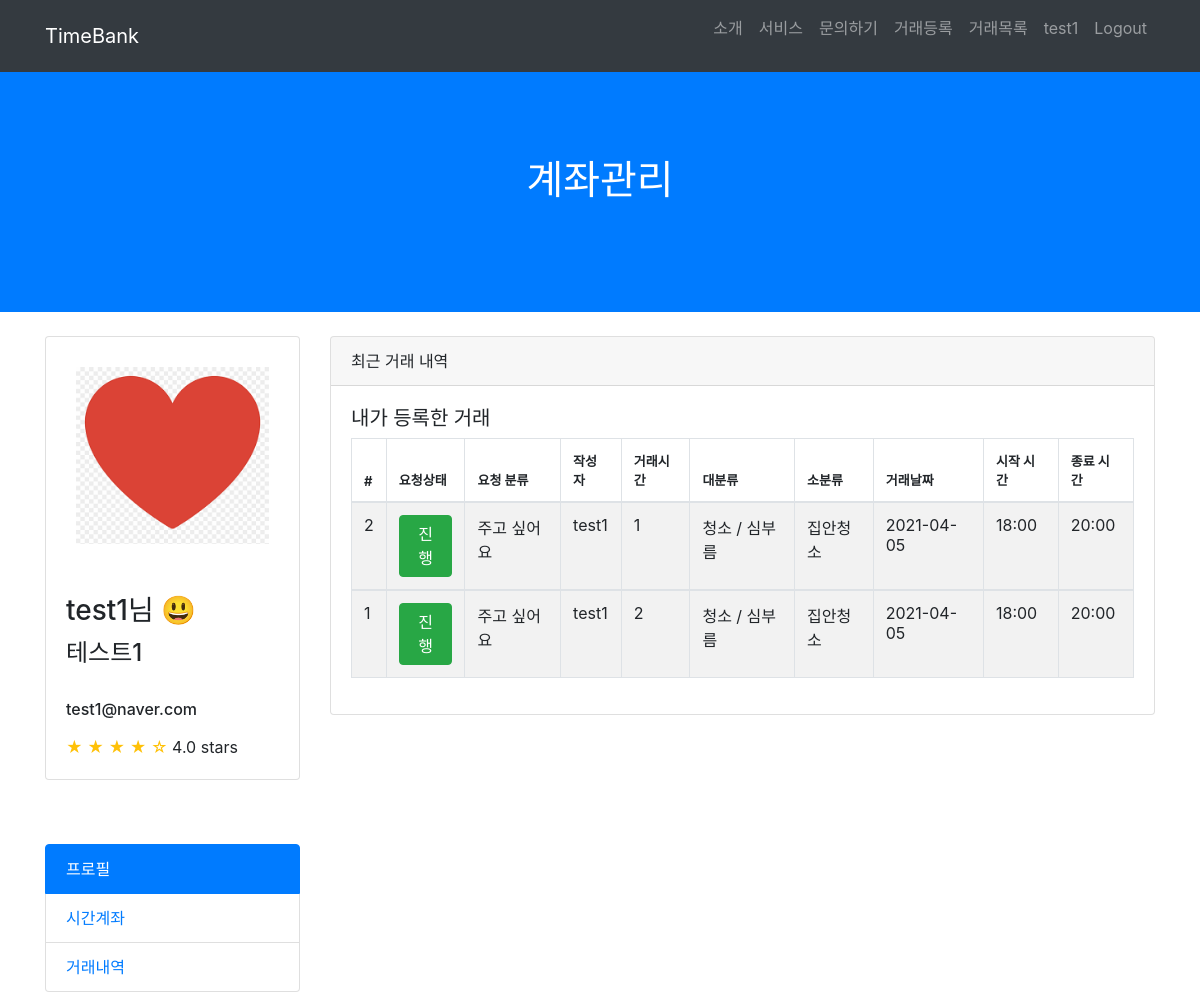
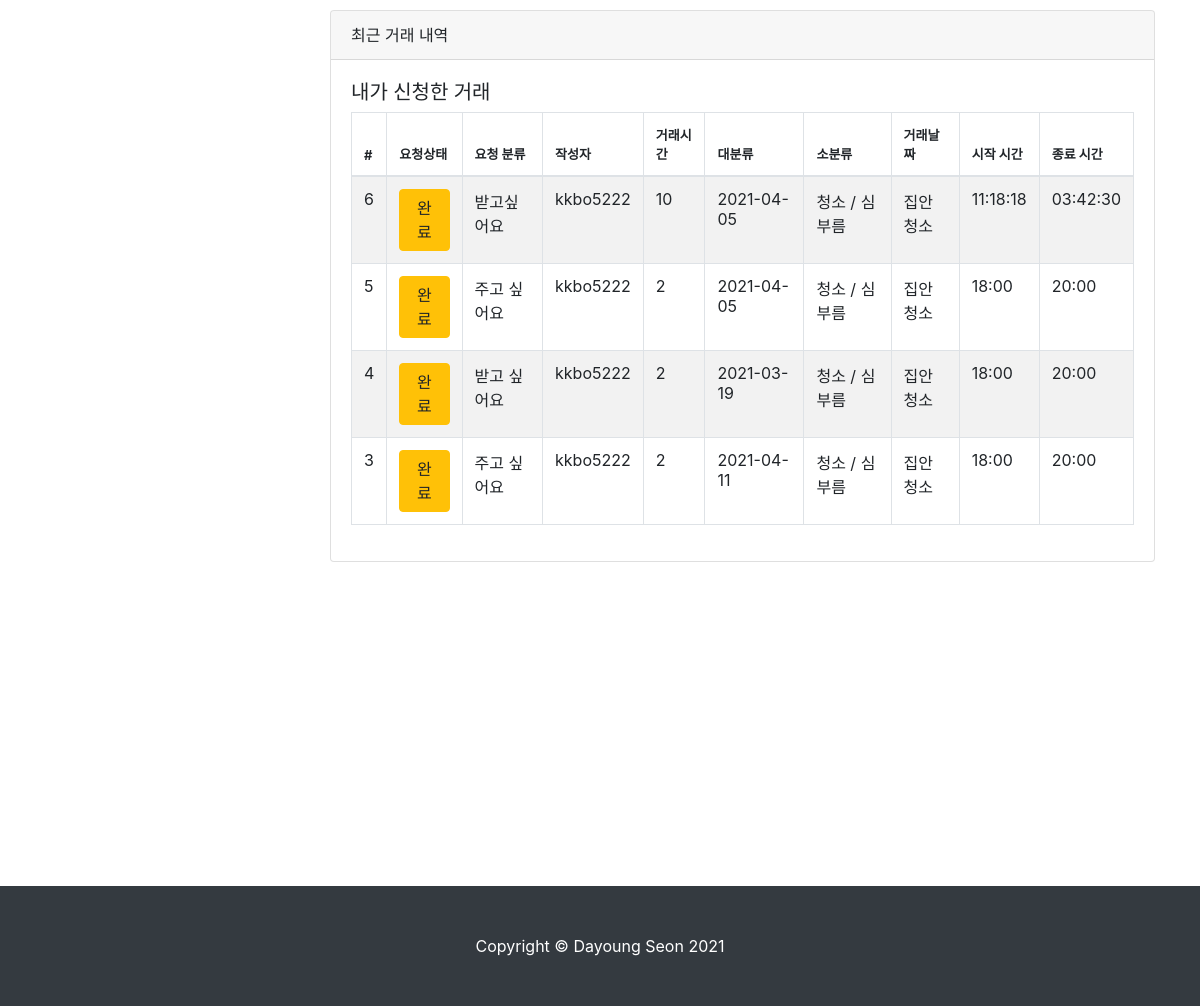
/account/account (signed in), run on an earlier commit of the app's database (2 pictures, top to bottom).
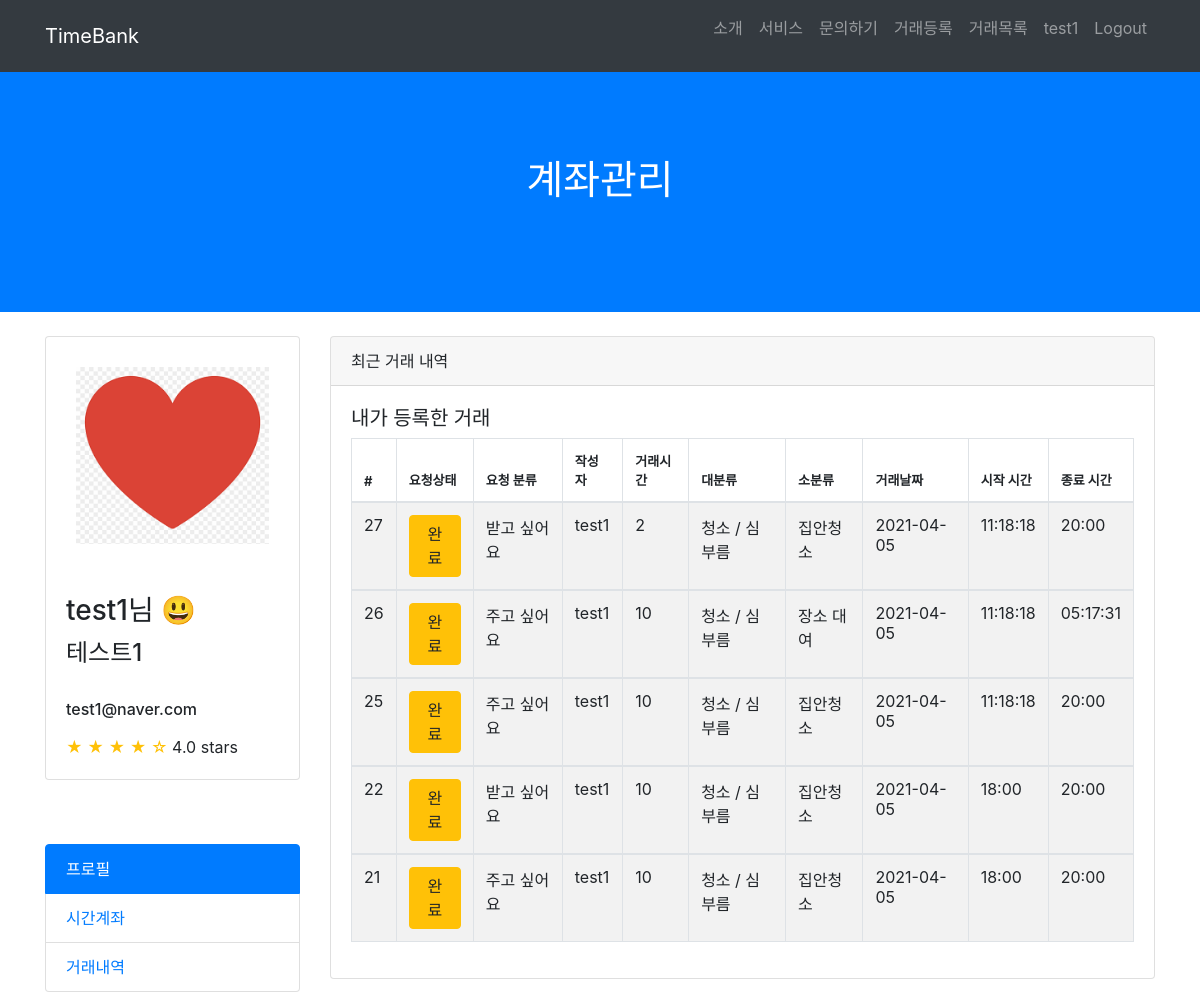
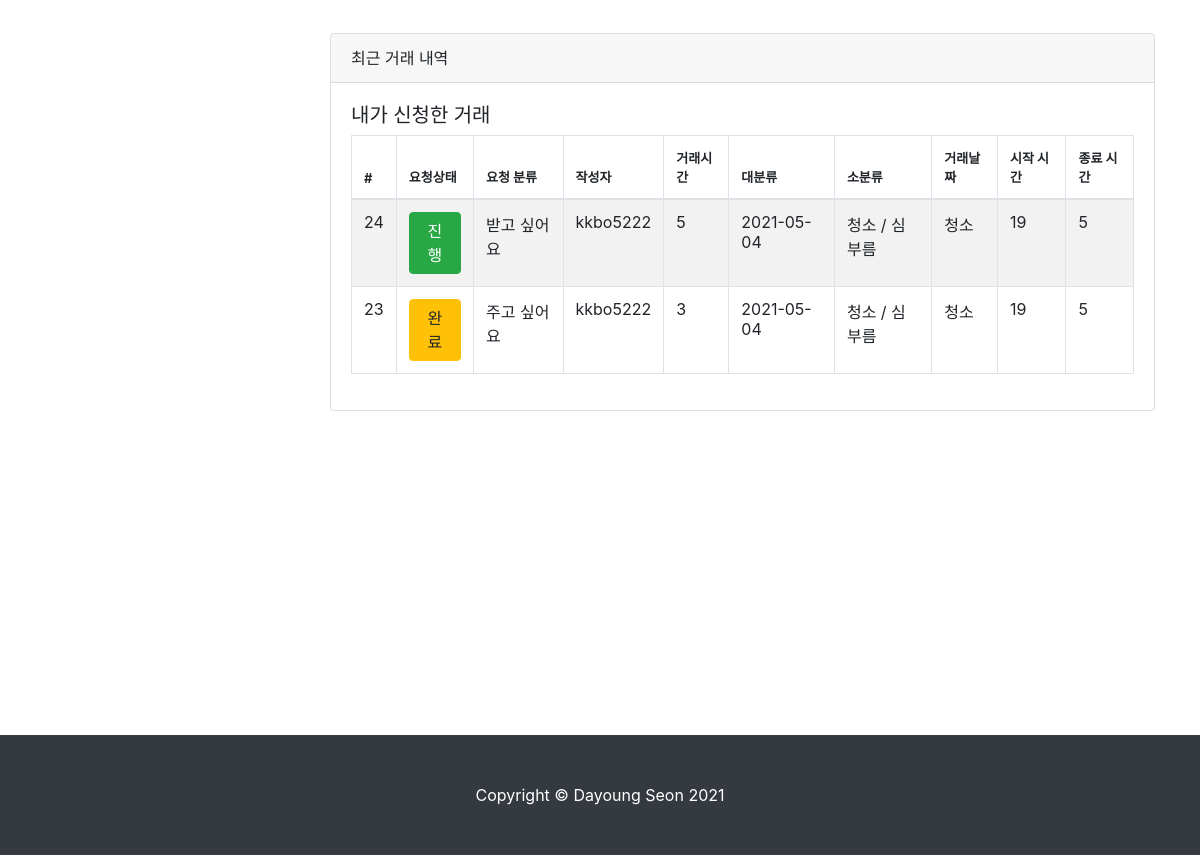
And on a later commit of the database (2 pictures, top to bottom).
### TimeBank_app/models.py (models this page shows, shortened)
class Post(models.Model):
    date = models.CharField(max_length=140)
    start_time = models.CharField(max_length=140)
    end_time = models.CharField(max_length=140)
    service_choice = (('주고싶어요','주고싶어요'),('받고싶어요','받고싶어요'))
    service = models.CharField(max_length=50, choices=service_choice)
    location = models.CharField(max_length=140)
    main_list = (('청소 / 심부름','청소 / 심부름'),
     ('몸 가꾸기 / 치장하기','몸 가꾸기 / 치장하기'),
     ('수선/ 수리','수선/ 수리'),
     ('상담','상담'),
     ('이동','이동'),
     ('먹기','먹기'),
     ('교육 / 여가생활','교육 / 여가생활'),
     ('정서지지','정서지지'),
     ('돌봄','돌봄'),
     ('식물 가꾸기','식물 가꾸기'),
     ('모임 장소 대여','모임 장소 대여'),
     ('의사소통','의사소통'),
     ('건강관리','건강관리'),
     ('기타','기타'),
     )
    mainwork = models.CharField(max_length=100, choices=main_list, null=True)
    subwork = models.CharField(max_length=200, verbose_name='세부 목록', default='')
    content = models.TextField(verbose_name='내용')
    created_at = models.DateTimeField(auto_now_add=True, verbose_name='등록시간')
    tok = models.IntegerField(default=1, verbose_name='거래톡')
    author = models.ForeignKey('TimeBank_account.User', on_delete=models.CASCADE, verbose_name='작성자')
    status_list = (('대기','대기'),('진행','진행'),('완료','완료'),('중단','중단'))
    status = models.CharField(max_length=50, choices=status_list, default='대기')
    respond_list = (('요청대기','요청대기'),('요청승인', '요청승인'),('요청거절','요청거절'))
    respond = models.CharField(max_length=50, choices=respond_list, verbose_name='승인상태', default='요청대기')
    applicants = models.CharField(max_length=140, verbose_name='신청자', null=True)
    giver = models.CharField(max_length=140, verbose_name='주는사람', null=True)
    taker = models.CharField(max_length=140, verbose_name='받는사람', null=True)
    account = models.ForeignKey('TimeBank_account.Account', related_name='Post', null=True, on_delete=models.CASCADE)
    account_no_to = models.CharField(max_length=20, verbose_name='받는사람 계좌번호')
    account_no_from = models.CharField(max_length=20, verbose_name='주는사람 계좌번호')
    class Meta:
        ordering = ['-created_at']

### TimeBank_account/models.py (models this page shows)
class User(AbstractUser):
    username = models.CharField(max_length=64, verbose_name='사용자ID', unique=True)
    email = models.EmailField(max_length=128, verbose_name='E-mail')
    name = models.CharField(max_length=64, verbose_name='이름')
    password = models.CharField(max_length=100, verbose_name='비밀번호')
    contact = models.CharField(max_length=150, verbose_name='연락처')
    birth = models.CharField(max_length=150, verbose_name='생년월일')
    user_age = models.CharField(max_length=50, verbose_name='연령대')
    gender = models.CharField(max_length=10, verbose_name='성별')
    balance = models.IntegerField(verbose_name='잔액', default=0)
    registered_dtn = models.DateField(auto_now_add=True, verbose_name='가입일자')
    image = models.ImageField(upload_to="images/", blank=True)
    about = models.TextField(verbose_name="소개말", blank=True)
    object = CustomUserManager()
    def __str__(self):
        return self.username
    class Meta:
        db_table = 'TimeBank_user'

### TimeBank_account/views.py (the view)
# urls.py: path('account', views.account_history, name="account"),
def account_history(request):
    posts = Post.objects.all()
    my_posts = posts.filter(author = request.user)
    regsiter_posts = posts.filter(applicants = request.user)
    return render(request, "account.html", {'my_posts': my_posts, 'regsiter_posts': regsiter_posts})

### TimeBank_account/templates/account.html (shortened to what the changed rows need)
{% load static %}
<html lang="en">
<head>
  <link href="{% static 'vendor/bootstrap/css/bootstrap.min.css' %}" rel="stylesheet">
  <link href="{% static 'css/scrolling-nav.css' %}" rel="stylesheet">
</head>
<body id="page-top">
  <header class="bg-primary text-white">
    <div class="container text-center">
      <h1>계좌관리</h1>
    </div>
  </header>
 <div class="container">
  <div class="row">
    <div class="col-lg-9">
      <div class="card card-outline-secondary my-4">
        <div class="card-body">
          <table id="example" class="table table-striped table-bordered" style="width:100%">
            <thead>
              <tr>
                <th style="font-size: 13px;">#</th>
                  <th style="font-size: 13px;">요청상태</th>
                  <th style="font-size: 13px;">요청 분류</th>
                  <th style="font-size: 13px;">작성자</th>
                  <th style="font-size: 13px;">거래시간</th>
                  <th style="font-size: 13px;">대분류</th>
                  <th style="font-size: 13px;">소분류</th>
                  <th style="font-size: 13px;">거래날짜</th>
                  <th style="font-size: 13px;">시작 시간</th>
                  <th style="font-size: 13px;">종료 시간</th>
            </tr>
            </thead>
            <tbody>
              {% for my_post in my_posts %}
                <tr>
                  <td>{{ my_post.id }}</td>
                  {% if my_post.status == "대기" %}
                    <td><a href="{% url 'my_post_detail' my_post.id %}" class="btn btn-primary">{{ my_post.status}}</a></td>
                  {% elif my_post.status == "진행" %}
                    <td><a href="{% url 'my_post_detail' my_post.id %}" class="btn btn-success">{{ my_post.status}}</a></td>
                  {% elif my_post.status == "완료" %}
                    <td><a href="{% url 'my_post_detail' my_post.id %}" class="btn btn-warning">{{ my_post.status}}</a></td>
                  {% elif my_post.status == "중단" %}
                    <td><a href="{% url 'my_post_detail' my_post.id %}" class="btn btn-secondary">{{ my_post.status}}</a></td>
                  {% endif %}
                  <td>{{ my_post.service }}</td>
                  <td>{{ my_post.author }}</td>
                  <td>{{ my_post.tok }}</td>
                  <td>{{ my_post.mainwork }}</td>
                  <td>{{ my_post.subwork }}</td>
                  <td>{{ my_post.date }}</td>
                  <td>{{ my_post.start_time }}</td>
                  <td>{{ my_post.end_time }}</td>
                </tr>
            </tbody>
            {% endfor %}
          </table>
        </div>
      </div>
    </div>
    <div class="container">
      <div class="row">
    <div class="col-lg-9">
      <div class="card card-outline-secondary my-4">
        <div class="card-body">
          <table id="example" class="table table-striped table-bordered" style="width:100%">
            <thead>
                <tr>
                  <th style="font-size: 13px;">#</th>
                  <th style="font-size: 13px;">요청상태</th>
                  <th style="font-size: 13px;">요청 분류</th>
                  <th style="font-size: 13px;">작성자</th>
                  <th style="font-size: 13px;">거래시간</th>
                  <th style="font-size: 13px;">대분류</th>
                  <th style="font-size: 13px;">소분류</th>
                  <th style="font-size: 13px;">거래날짜</th>
                  <th style="font-size: 13px;">시작 시간</th>
                  <th style="font-size: 13px;">종료 시간</th>
                </tr>
            </thead>
            {% for regsiter_post in regsiter_posts %}
                <tr>
                  <td>{{ regsiter_post.id }}</td>
                  {% if regsiter_post.status == "대기" %}
                    <td><a href="{% url 'my_register_detail' regsiter_post.id %}" class="btn btn-primary">{{ regsiter_post.status}}</a></td>
                  {% elif regsiter_post.status == "진행" %}
                    <td><a href="{% url 'my_register_detail' regsiter_post.id %}" class="btn btn-success">{{ regsiter_post.status}}</a></td>
                  {% elif regsiter_post.status == "완료" %}
                    <td><a href="{% url 'my_register_detail' regsiter_post.id %}" class="btn btn-warning">{{ regsiter_post.status}}</a></td>
                  {% elif regsiter_post.status == "중단" %}
                    <td><a href="{% url 'my_register_detail' regsiter_post.id %}" class="btn btn-secondary">{{ regsiter_post.status}}</a></td>
                  {% endif %}
                    <td>{{ regsiter_post.service }}</td>
                    <td>{{ regsiter_post.author }}</td>
                    <td>{{ regsiter_post.tok }}</td>
                    <td>{{ regsiter_post.date }}</td>
                    <td>{{ regsiter_post.mainwork }}</td>
                    <td>{{ regsiter_post.subwork }}</td>
                    <td>{{ regsiter_post.start_time }}</td>
                    <td>{{ regsiter_post.end_time }}</td>
                </tr>
                {% endfor %}
          </table>
        </div>
      </div>
    </div>
</div>
  </div>
</div>
</div>
</body>

What changed in the data, as far as the page shows it:
removed Post: id "2", status "진행", service "주고 싶어요", author "test1", tok "1", mainwork "청소 / 심부름", subwork "집안청소", date "2021-04-05", start_time "18:00", end_time "20:00", shown under "내가 등록한 거래"
removed Post: id "1", status "진행", service "주고 싶어요", author "test1", tok "2", mainwork "청소 / 심부름", subwork "집안청소", date "2021-04-05", start_time "18:00", end_time "20:00", shown under "내가 등록한 거래"
removed Post: id "6", status "완료", service "받고싶어요", author "kkbo5222", tok "10", date "2021-04-05", mainwork "청소 / 심부름", subwork "집안청소", start_time "11:18:18", end_time "03:42:30", shown under "내가 신청한 거래"
removed Post: id "5", status "완료", service "주고 싶어요", author "kkbo5222", tok "2", date "2021-04-05", mainwork "청소 / 심부름", subwork "집안청소", start_time "18:00", end_time "20:00", shown under "내가 신청한 거래"
removed Post: id "4", status "완료", service "받고 싶어요", author "kkbo5222", tok "2", date "2021-03-19", mainwork "청소 / 심부름", subwork "집안청소", start_time "18:00", end_time "20:00", shown under "내가 신청한 거래"
removed Post: id "3", status "완료", service "주고 싶어요", author "kkbo5222", tok "2", date "2021-04-11", mainwork "청소 / 심부름", subwork "집안청소", start_time "18:00", end_time "20:00", shown under "내가 신청한 거래"
added Post: id "27", status "완료", service "받고 싶어요", author "test1", tok "2", mainwork "청소 / 심부름", subwork "집안청소", date "2021-04-05", start_time "11:18:18", end_time "20:00", shown under "내가 등록한 거래"
added Post: id "26", status "완료", service "주고 싶어요", author "test1", tok "10", mainwork "청소 / 심부름", subwork "장소 대여", date "2021-04-05", start_time "11:18:18", end_time "05:17:31", shown under "내가 등록한 거래"
added Post: id "25", status "완료", service "주고 싶어요", author "test1", tok "10", mainwork "청소 / 심부름", subwork "집안청소", date "2021-04-05", start_time "11:18:18", end_time "20:00", shown under "내가 등록한 거래"
added Post: id "22", status "완료", service "받고 싶어요", author "test1", tok "10", mainwork "청소 / 심부름", subwork "집안청소", date "2021-04-05", start_time "18:00", end_time "20:00", shown under "내가 등록한 거래"
added Post: id "21", status "완료", service "주고 싶어요", author "test1", tok "10", mainwork "청소 / 심부름", subwork "집안청소", date "2021-04-05", start_time "18:00", end_time "20:00", shown under "내가 등록한 거래"
added Post: id "24", status "진행", service "받고 싶어요", author "kkbo5222", tok "5", date "2021-05-04", mainwork "청소 / 심부름", subwork "청소", start_time "19", end_time "5", shown under "내가 신청한 거래"
added Post: id "23", status "완료", service "주고 싶어요", author "kkbo5222", tok "3", date "2021-05-04", mainwork "청소 / 심부름", subwork "청소", start_time "19", end_time "5", shown under "내가 신청한 거래"
